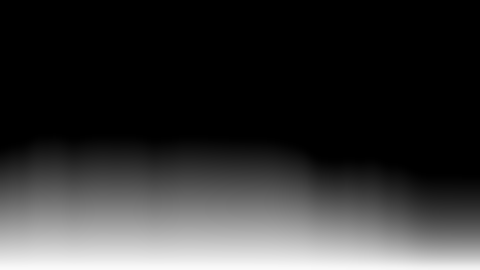
#> input picture prototypes/v4/img/record/hero/depth.png, 480 x 270 px, given in place of matte.png, which was not available
$ python scene.py ../../../prototypes/v4/img/record/hero/depth.png
#> lines starting #> are read from the running program, lines starting #| are printed output that depends on the picture
# The studio scene for the cover, at print size (3369 x 2382, A4 landscape at 3x): a slate backdrop under a top spotlight,
# a floor, the glider's motion smear behind it, the glider lit from above, a soft shadow on the floor.
import sys, numpy as np
from PIL import Image, ImageFilter
O = sys.argv[1]
PW, PH = 3369, 2382
m = Image.open(O + '/matte.png'); wingm = Image.open(O + '/wing.png')
#> further down, m is the input picture: PIL image 480x270 L; min 0, max 250, mean 51.6
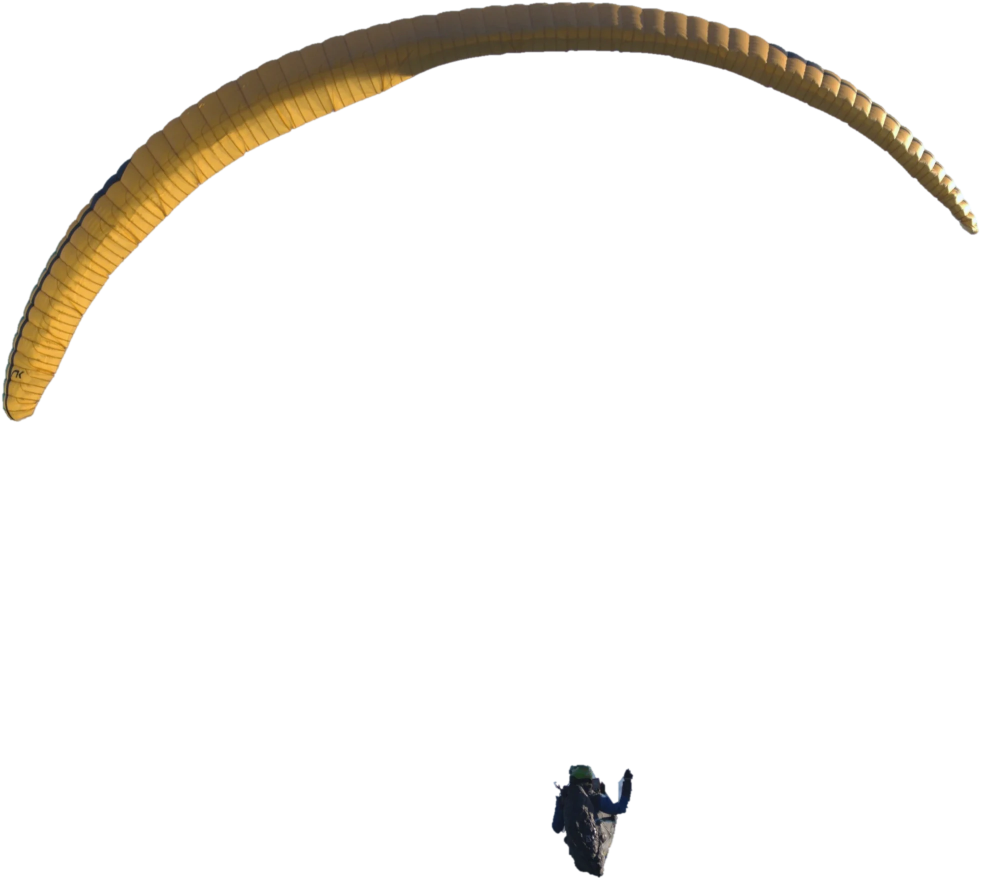
#> input picture prototypes/v4/img/record/hero/wing.webp, 1962 x 1756 px, given in place of wing.png, which was not available (shown at 1/2 size)
#> further down, wingm is the input picture: PIL image 1962x1756 RGBA; mean R, G, B, A 140.3, 159.3, 181.1, 19.6
k = 1.455; ox, oy = 254, -304                                   # the photo frame on the page (glider centred, top at y 380)
gw, gh = int(2400 * k), int(1600 * k)
g = m.resize((gw, gh), Image.LANCZOS); wm = wingm.resize((gw, gh), Image.LANCZOS)
#> after `g = m.resize((gw, gh), Image.LANCZOS)`:
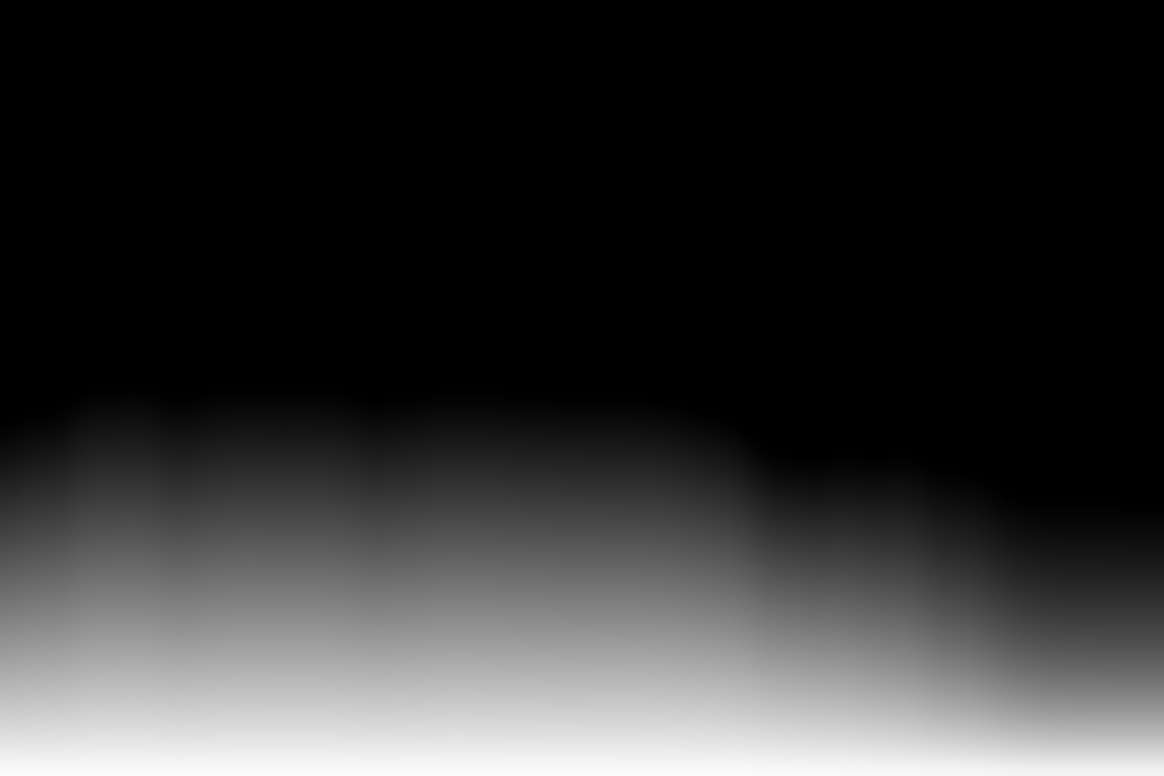
#> g: PIL image 3492x2328 L (shown at 1/3 size); min 0, max 250, mean 51.6
#> after `wm = wingm.resize((gw, gh), Image.LANCZOS)`:
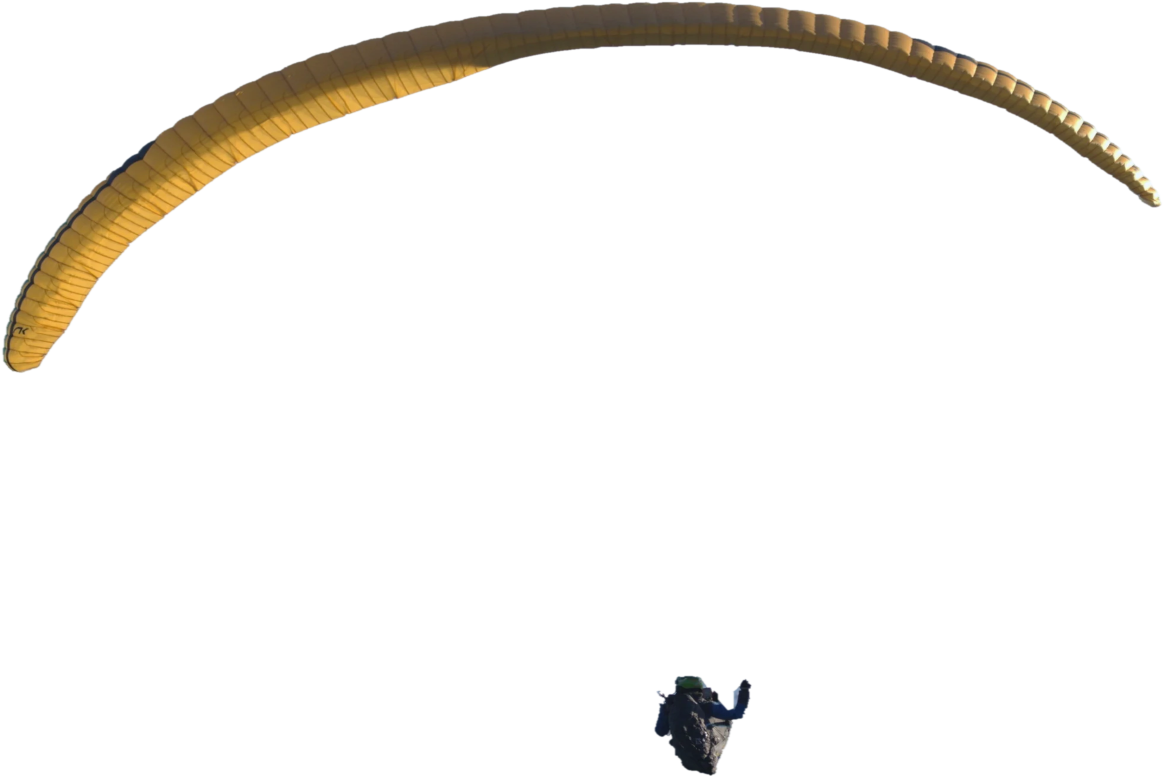
#> wm: PIL image 3492x2328 RGBA (shown at 1/3 size); mean R, G, B, A 10.6, 8.6, 5.3, 19.6; transparent parts drawn white
G = np.zeros((PH, PW, 4), np.float32); WM = np.zeros((PH, PW, 1), np.float32)
x0, y0 = max(0, ox), max(0, oy); sx, sy = x0 - ox, y0 - oy
w_, h_ = min(gw - sx, PW - x0), min(gh - sy, PH - y0)
#> (the run stopped early here; a loop or call above may not have finished)
